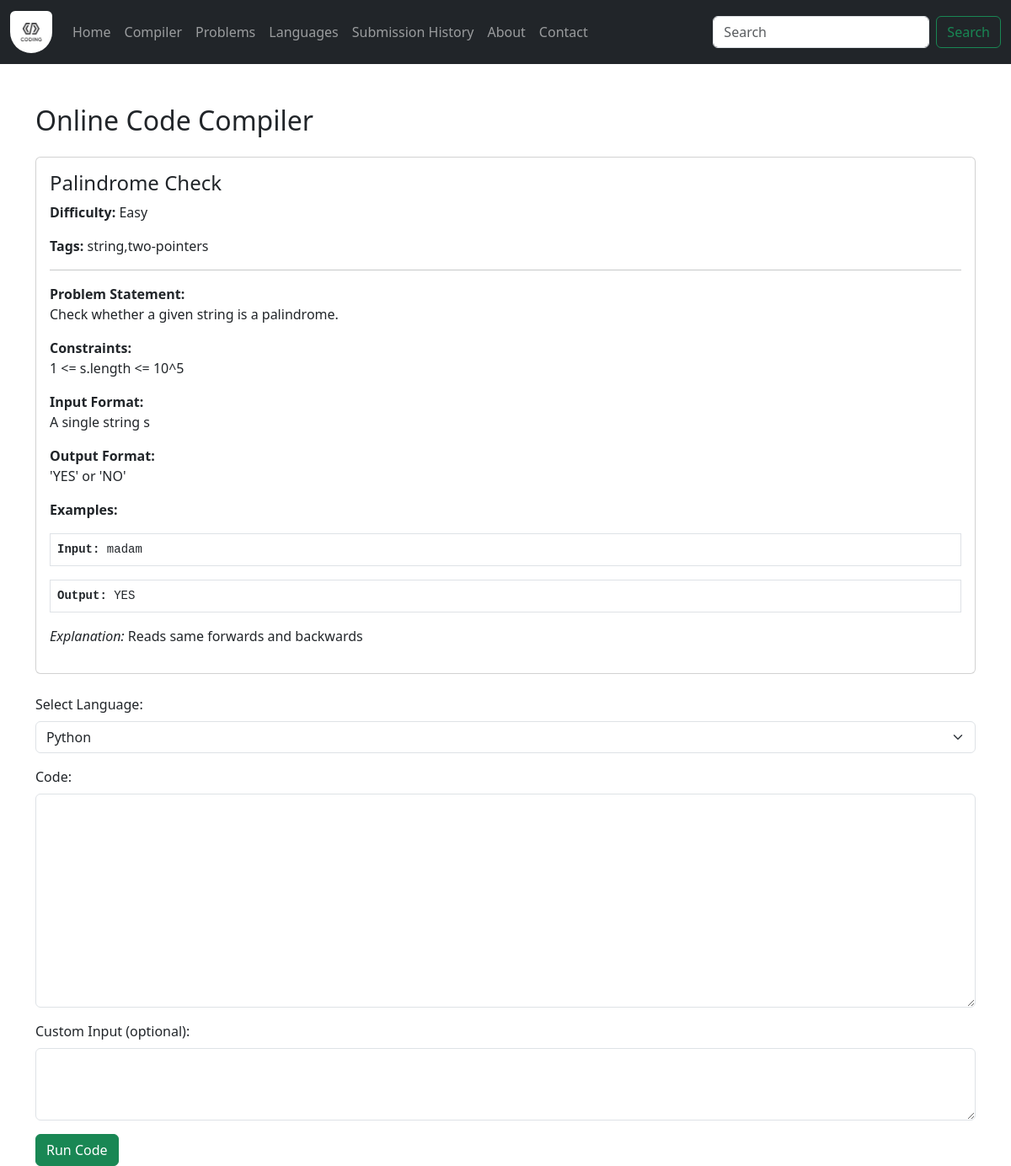
Page /compile/palindrome-check/ on the committed database.
### App/models.py (models this page shows, shortened)
class Problem(models.Model):
    DIFFICULTY_CHOICES = (
        ("Easy", "Easy"),
        ("Medium", "Medium"),
        ("Hard", "Hard"),
    )
    title = models.CharField(max_length=200, unique=True)
    slug = models.SlugField(unique=True)
    statement = models.TextField()
    constraints = models.TextField()
    input_format = models.TextField()
    output_format = models.TextField()
    difficulty = models.CharField(max_length=10, choices=DIFFICULTY_CHOICES)
    tags = models.CharField(max_length=255, blank=True)  # Comma-separated tags

class Example(models.Model):
    problem = models.ForeignKey(
        Problem, related_name="examples", on_delete=models.CASCADE
    )
    input_example = models.TextField()
    output_example = models.TextField()
    explanation = models.TextField(blank=True)

### App/views.py (the view, shortened to what this page needs)
# urls.py: path("compile/", views.compile_code, name="compile"),  # Basic compiler
def compile_code(request, slug=None):
    problem = None
    if slug:
        print(f"Slug provided: {slug}")
        problem = get_object_or_404(Problem, slug=slug)
        print(f"Problem fetched: {problem.title}")
    return render(request, "compile.html", {"problem": problem})

### templates/compile.html (shortened to what this page needs)
{% extends "base.html" %}
{% load static %}
{% block body %}
<div class="container mt-5">
  <h2 class="mb-4">Online Code Compiler</h2>
  {% if problem %}
  <div class="card mb-4">
    <div class="card-body">
      <h4 class="card-title">{{ problem.title }}</h4>
      <p><strong>Difficulty:</strong> {{ problem.difficulty }}</p>
      <p><strong>Tags:</strong> {{ problem.tags }}</p>
      <hr>
      <p><strong>Problem Statement:</strong><br>{{ problem.statement|linebreaksbr }}</p>
      <p><strong>Constraints:</strong><br>{{ problem.constraints|linebreaksbr }}</p>
      <p><strong>Input Format:</strong><br>{{ problem.input_format|linebreaksbr }}</p>
      <p><strong>Output Format:</strong><br>{{ problem.output_format|linebreaksbr }}</p>
      {% if problem.examples.all %}
        <p><strong>Examples:</strong></p>
        {% for example in problem.examples.all %}
          <div class="mb-2">
            <pre class="border p-2"><strong>Input:</strong> {{ example.input_example }}</pre>
            <pre class="border p-2"><strong>Output:</strong> {{ example.output_example }}</pre>
            {% if example.explanation %}
              <p><em>Explanation:</em> {{ example.explanation }}</p>
            {% endif %}
          </div>
        {% endfor %}
      {% endif %}
    </div>
  </div>
  {% endif %}
  <form method="POST" action="{% if problem %}{% url 'compile_with_problem' slug=problem.slug %}{% else %}{% url 'compile' %}{% endif %}">
    <div class="mb-3">
      <label for="language" class="form-label">Select Language:</label>
      <select name="language" class="form-select" required>
        <option value="python" {% if language == 'python' %}selected{% endif %}>Python</option>
      </select>
    </div>
    <div class="mb-3">
      <label for="code" class="form-label">Code:</label>
      <textarea id="code" name="code" rows="10" class="form-control" required>{{ code|default:""|escape }}</textarea>
    </div>
    <div class="mb-3">
      <label for="input_data" class="form-label">Custom Input (optional):</label>
      <textarea name="input_data" rows="3" class="form-control">{{ input_data|default:""|escape }}</textarea>
    </div>
    <button type="submit" class="btn btn-success">Run Code</button>
  </form>
</div>
{% endblock %}

### rows in the picture
Problem: title "Palindrome Check", difficulty "Easy", tags "string,two-pointers", statement "Check whether a given string is a palindrome.", constraints "1 <= s.length <= 10^5", input_format "A single string s", output_format "'YES' or 'NO'"
Example: input_example "madam", output_example "YES", explanation "Reads same forwards and backwards"
